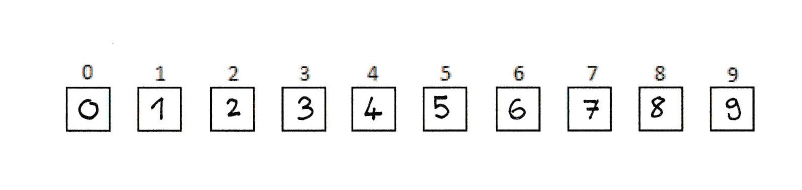
//> input picture example.jpg, 1604 x 380 px (shown at 1/2 size)
$ ./extractExamples   (built with g++ and OpenCV 4)
//> lines starting //> are read from the running program, lines starting //| are printed output that depends on the picture; after the words box and inside, x2 and y2 are one past the last pixel; in counts of white or black regions, pixels touching at a corner belong together
### extractExamples.h
#pragma once
#include "opencv2/imgproc.hpp"
#include "opencv2/highgui.hpp"
#include "opencv2/core.hpp"


using namespace cv;
using namespace std;

#define MIN_RECT_SIZE 30
#define RESIZE_SIZE 32
#define COLOR_THRESHOLD 240
#define EDGE_PIXELS_REMOVED 15
#define SAVE_FOLDER_PATH "C:/Users/Likewse/Documents/digit-recognition/digits/"

static double distanceBtwPoints(const cv::Point2f &a, const cv::Point2f &b);
static void applyCLAHE(Mat srcArry, Mat dstArry);
Point findMassCenter(Mat src);
Mat moveToMassCenter(Mat src);

### extractExamples.cpp
#include "extractExamples.h"

#include "opencv2/imgproc.hpp"
#include "opencv2/highgui.hpp"
#include "opencv2/core.hpp"


using namespace cv;
using namespace std;

Size resizeSize(RESIZE_SIZE,RESIZE_SIZE);


/*! Compute the Euclidean distance between two points
*/
static double distanceBtwPoints(const cv::Point2f &a, const cv::Point2f &b)
{
	double xDiff = a.x - b.x;
	double yDiff = a.y - b.y;

	return std::sqrt((xDiff * xDiff) + (yDiff * yDiff));
}

/*
* Applies CLAHE algorithm to srcArry to increase the contrast
*/
static void applyCLAHE(Mat srcArry, Mat dstArry) {
	//Function that applies the CLAHE algorithm to "dstArry".

	if (srcArry.channels() >= 3) {
		// READ RGB color image and convert it to Lab
		Mat channel;
		cvtColor(srcArry, dstArry, COLOR_BGR2Lab);

		// Extract the L channel
		extractChannel(dstArry, channel, 0);

		// apply the CLAHE algorithm to the L channel
		Ptr<cv::CLAHE> clahe = cv::createCLAHE();
		clahe->setClipLimit(4);
		clahe->apply(channel, channel);

		insertChannel(channel, dstArry, 0);

		cvtColor(dstArry, dstArry, COLOR_Lab2BGR);

		channel.release();
	}

}

// Find the mass center of all the pixels in the image with colour below COLOR_THRESHOLD
Point findMassCenter(Mat src)
{
	int totalX = 0, totalY = 0;
	int cnt = 0;
	for (int x = 0; x < src.cols; x++)
	{
		for (int y = 0; y < src.rows; y++)
		{
			int val = src.at<uchar>(Point(x, y));
			if (val < COLOR_THRESHOLD)
			{
				totalX += x;
				totalY += y;
				cnt++;
			}
		}
	}
	return Point(totalX / cnt, totalY / cnt);
}

// Moves the mass center of all the pixels to the centre of an image
Mat moveToMassCenter(Mat src)
{
	// Find the center
	Point center = findMassCenter(src);

	// Create a 2-times bigger matrix than src
	Mat bigger(RESIZE_SIZE * 2, RESIZE_SIZE * 2, COLOR_BGR2GRAY);
	bigger = 255;

	// Copy the src to the bigger with the src mass center in the middle of the bigger
	src.copyTo(bigger(cv::Rect(RESIZE_SIZE - 1 - center.x, RESIZE_SIZE - 1 - center.y, src.cols, src.rows)));

	// Cut the centre of the image to return a matrix with the same size as src
	Mat ret = bigger(Rect(RESIZE_SIZE / 2 - 1, RESIZE_SIZE / 2 - 1, RESIZE_SIZE, RESIZE_SIZE));
	return ret;
}

int main(int argc, char** argv)
{
	Mat src, gray, rotated, cropped;

	// Read the image from the path
	src = imread("D:/Documents/Faks/MM/digit-recognition/example.jpg");
//> src is the input picture: 380 rows x 1604 cols, CV_8UC3; mean B, G, R 246.5, 246.6, 246.6
	if (src.empty())
		return -1;

	// Conver to gray
	cvtColor(src, gray, COLOR_BGR2GRAY);
	gray = gray < 200;
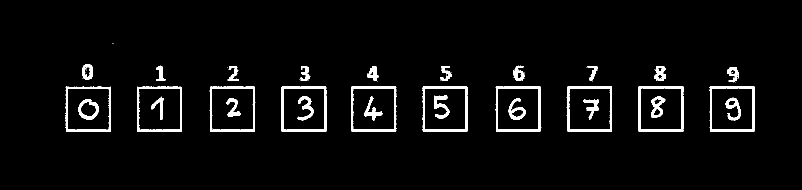
//> gray: 380 rows x 1604 cols, CV_8UC1 (shown at 1/2 size); 3.7% white; 56 white regions (26 under 20 px)

	// Find all the contours in the picture
	vector<vector<Point> > contours;
	findContours(gray.clone(), contours, CV_RETR_EXTERNAL, CV_CHAIN_APPROX_SIMPLE);
//> contours = 39 contours, 19 with area under 20; largest, box (x1, y1, x2, y2) and area: (419, 173, 511, 264) 7998, (563, 173, 653, 264) 7973, (131, 173, 222, 264) 7939, (1277, 173, 1367, 263) 7916, (274, 172, 364, 264) 7916

	RotatedRect _minAreaRect;

	int count = 0;

	// Find all the rectanges in the picture
	for (size_t i = 0; i < contours.size(); ++i)
	{
		_minAreaRect = minAreaRect(Mat(contours[i]));
		Point2f pts[4];
		_minAreaRect.points(pts);

		// Calculate the width and height of the rotated rectangle
		double dist0 = distanceBtwPoints(pts[0], pts[1]);
		double dist1 = distanceBtwPoints(pts[1], pts[2]);

		// Use only rectangles that have a size bigger than MIN_RECT_SIZE
		if ((dist0 > MIN_RECT_SIZE && dist1 > MIN_RECT_SIZE))
		{

			Point2f rePoint(0, 0);

			// Remove the edges of the cut image to remove the borders of the rectangle
			Size2f redSize(EDGE_PIXELS_REMOVED, EDGE_PIXELS_REMOVED);

			// Rotate the image to the right orientation
			Mat M = getRotationMatrix2D(_minAreaRect.center + rePoint, _minAreaRect.angle, 1.0);
			warpAffine(src, rotated, M, src.size(), INTER_CUBIC);

			// Crop the resulting image
			getRectSubPix(rotated, _minAreaRect.size - redSize, _minAreaRect.center + rePoint, cropped);
			Point2f croppedCenter(cropped.cols / 2.0F, cropped.rows / 2.0F);
			Mat rot_mat = getRotationMatrix2D(croppedCenter, 0, 1.0);
			Mat dst, res, gray_res;
			warpAffine(cropped, dst, rot_mat, cropped.size());
			applyCLAHE(dst, dst);

			// Conver to grayscale
			cvtColor(dst, gray_res, COLOR_BGR2GRAY);

			//Resize the image
			resize(gray_res, res, resizeSize);

			// Paint the edges white (in some cases the redSize isn't enough)
			for (int k = 0; k < res.cols; k++)
			{
				res.row(0).col(k) = 255;
				res.row(res.rows - 1).col(k) = 255;
				res.row(k).col(0) = 255;
				res.row(k).col(res.cols - 1) = 255;


			}

			// Move to the mass centre
			Point massCenter = findMassCenter(res);
			res = moveToMassCenter(res);

			//Save the image to the folder
			imwrite(SAVE_FOLDER_PATH + std::to_string(count) + ".jpeg", res);
			count++;
		}
	}
//> this loop made 39 passes
//> (xDiff in distanceBtwPoints, yDiff in distanceBtwPoints, dist0, xDiff in distanceBtwPoints (second call), yDiff in distanceBtwPoints (second call), dist1, M, center in moveToMassCenter) on passes 4 to 9: (90, 0, 90, 0, 89, 89, [[6.12e-17, -1, 1681.5], [1, 6.12e-17, -1246.5]], Point(15, 16)), (89, 0, 89, 0, 89, 89, [[6.12e-17, -1, 1539], [1, 6.12e-17, -1104]], Point(16, 12)), (90, 0, 90, 0, 90, 90, [[6.12e-17, -1, 965], [1, 6.12e-17, -529]], Point(13, 14)), (89, 0, 89, 0, 90, 90, [[6.12e-17, -1, 825.5], [1, 6.12e-17, -389.5]], Point(16, 17)), (91, 0, 91, 0, 90, 90, [[6.12e-17, -1, 682.5], [1, 6.12e-17, -246.5]], Point(16, 15)), (90, 0, 90, 0, 90, 90, [[6.12e-17, -1, 394], [1, 6.12e-17, 42]], Point(15, 15))
//> (xDiff in distanceBtwPoints, yDiff in distanceBtwPoints, dist0, xDiff in distanceBtwPoints (second call), yDiff in distanceBtwPoints (second call), dist1) on passes 1, 2, 3, 14, 15, 16: (0, 0, 0, 0, 0, 0), (0, 0, 0, 0, 0, 0), (0, 0, 0, 0, 0, 0), (0, 0, 0, 0, 0, 0), (0, 0, 0, 0, 0, 0), (0, 0, 0, 0, 0, 0)
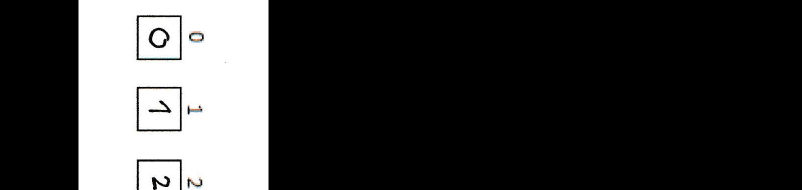
//> rotated: 380 rows x 1604 cols, CV_8UC3 (shown at 1/2 size); mean B, G, R 58.2, 58.2, 58.2
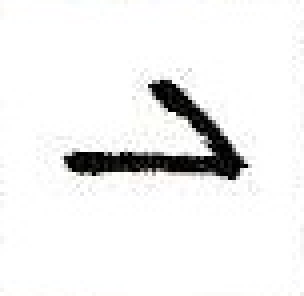
//> cropped: 74 rows x 76 cols, CV_8UC3 (shown 4 times larger); mean B, G, R 239.1, 239.3, 239.3
//> after the loop, count = 10
	return 0;
}
